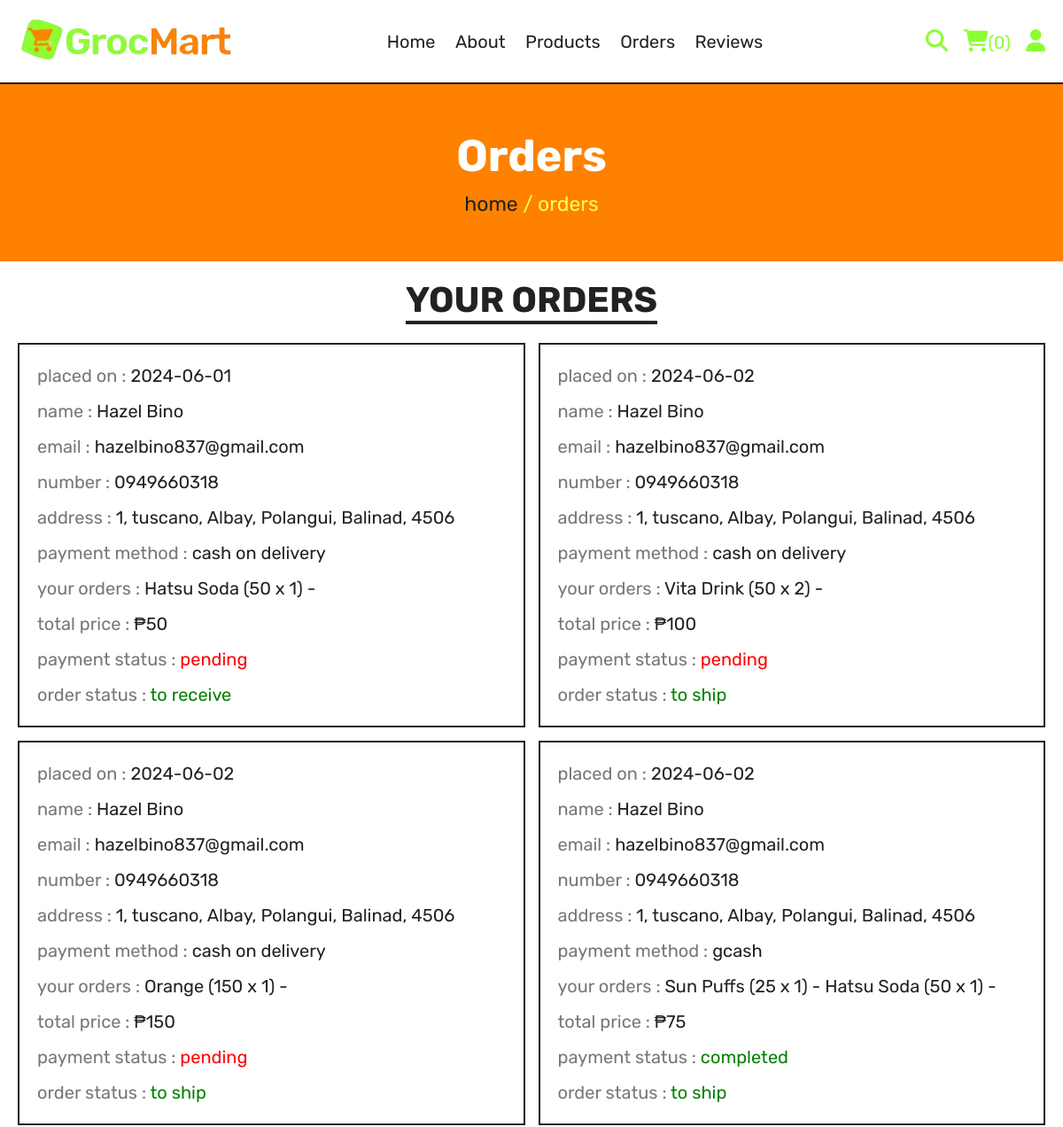
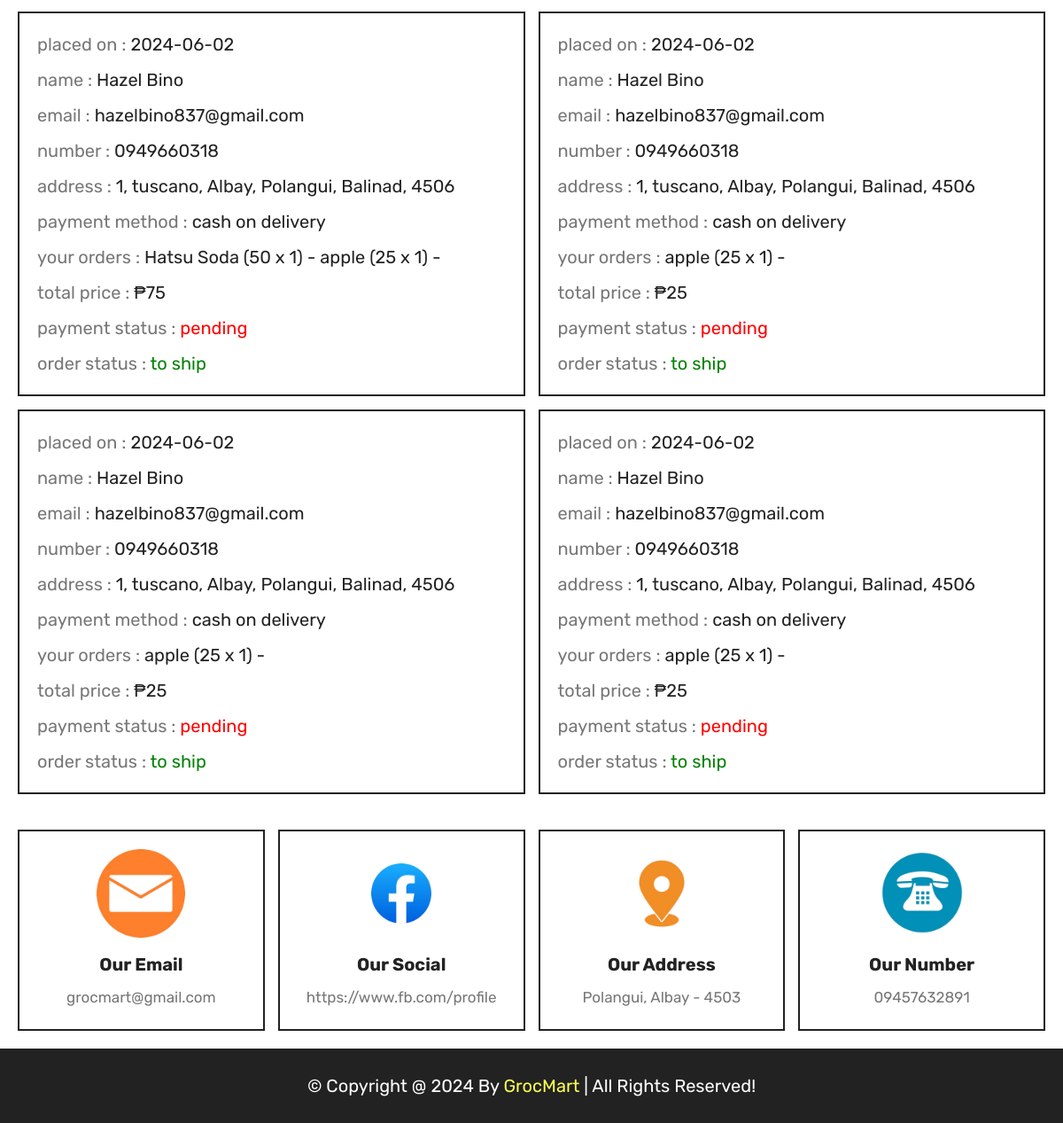
Screenshot of /orders.php (signed in) with the database file from the repository (2 pictures, top to bottom).
### tables this page shows
CREATE TABLE `orders` (
  `id` int(100) NOT NULL,
  `user_id` int(100) NOT NULL,
  `name` varchar(20) NOT NULL,
  `number` varchar(10) NOT NULL,
  `email` varchar(50) NOT NULL,
  `method` varchar(50) NOT NULL,
  `address` varchar(500) NOT NULL,
  `total_products` varchar(1000) NOT NULL,
  `total_price` int(100) NOT NULL,
  `placed_on` date NOT NULL DEFAULT current_timestamp(),
  `payment_status` varchar(20) NOT NULL DEFAULT 'pending',
  `reference_number` varchar(255) NOT NULL,
  `order_status` enum('to ship','to receive','delivered','cancelled') NOT NULL DEFAULT 'to ship',
  `account_number` int(20) NOT NULL,
  `account_name` varchar(50) NOT NULL,
  `amount_paid` int(50) NOT NULL
);

### orders.php (the view, shortened to what this page needs)
<?php
include 'components/connect.php';
if(isset($_SESSION['user_id'])){
   $user_id = $_SESSION['user_id'];
}else{
   $user_id = '';
   header('location:home.php');
};
?>
<!DOCTYPE html>
<html lang="en">
<head>
   <link rel="stylesheet" href="https://cdnjs.cloudflare.com/ajax/libs/font-awesome/6.1.1/css/all.min.css">
   <link rel="stylesheet" href="css/style.css">
</head>
<body>
<?php include 'components/user_header.php'; ?>
<div class="heading">
   <h3>orders</h3>
   <p><a href="html.php">home</a> <span> / orders</span></p>
</div>
<section class="orders">
   <h1 class="title">your orders</h1>
   <div class="box-container">
   <?php
      if($user_id == ''){
         echo '<p class="empty">please login to see your orders</p>';
      }else{
         $select_orders = $conn->prepare("SELECT * FROM `orders` WHERE user_id = ?");
         $select_orders->execute([$user_id]);
         if($select_orders->rowCount() > 0){
            while($fetch_orders = $select_orders->fetch(PDO::FETCH_ASSOC)){
   ?>
   <div class="box">
      <p>placed on : <span><?= $fetch_orders['placed_on']; ?></span></p>
      <p>name : <span><?= $fetch_orders['name']; ?></span></p>
      <p>email : <span><?= $fetch_orders['email']; ?></span></p>
      <p>number : <span><?= $fetch_orders['number']; ?></span></p>
      <p>address : <span><?= $fetch_orders['address']; ?></span></p>
      <p>payment method : <span><?= $fetch_orders['method']; ?></span></p>
      <p>your orders : <span><?= $fetch_orders['total_products']; ?></span></p>
      <p>total price : <span>₱<?= $fetch_orders['total_price']; ?></span></p>
      <p> payment status : <span style="color:<?php if($fetch_orders['payment_status'] == 'pending'){ echo 'red'; }else{ echo 'green'; }; ?>"><?= $fetch_orders['payment_status']; ?></span> </p>
      <p> order status : <span style="color:<?php if($fetch_orders['order_status'] == 'pending'){ echo 'red'; }else{ echo 'green'; }; ?>"><?= $fetch_orders['order_status']; ?></span> </p>
   </div>
   <?php
      }
      }else{
         echo '<p class="empty">no orders placed yet!</p>';
      }
      }
   ?>
   </div>
</section>
<?php include 'components/footer.php'; ?>
</body>
</html>

### css/style.css (style rules this page uses)
:root { --yellow:#fcff53; --red:#fe6b40; --white:#fff; --black:#222; --orange:#ff8100; --light-color:#777; --green:#8cfe34; --border:.2rem solid var(--black); }
* { font-family: 'Rubik', sans-serif; margin:0; padding:0; box-sizing: border-box; outline: none; border: none; text-decoration: none; }
html { font-size: 62.5%; overflow-x: hidden; scroll-behavior: smooth; stop-opacity: 7rem; }
section { margin:0 auto; max-width: 1200px; padding:2rem; }
.title { text-align: center; margin-bottom: 2.5rem; font-size: 4rem; color:var(--black); text-transform: uppercase; text-decoration: underline; text-underline-offset: 1rem; }
.heading { display: flex; align-items: center; justify-content: center; gap:1rem; flex-flow: column; background-color: var(--orange); min-height: 20rem; }
.heading h3 { font-size: 5rem; color:var(--white); text-transform: capitalize; }
.heading p { font-size: 2.3rem; color:var(--yellow); }
.heading p a { color:var(--black); }
.orders .box-container { display: flex; flex-wrap: wrap; gap:1.5rem; align-items: flex-start; }
.orders .box-container .box { padding:1rem 2rem; border:var(--border); flex:1 1 40rem; }
.orders .box-container .box p { line-height: 1.5; margin:1rem 0; font-size: 2rem; color:var(--light-color); }
.orders .box-container .box p span { color:var(--black); }

### rows the page displays
orders: placed_on "2024-06-01", name "Hazel Bino", email "hazelbino837@gmail.com", number "0949660318", address "1, tuscano, Albay, Polangui, Balinad, 4506", method "cash on delivery", total_products "Hatsu Soda (50 x 1) -", total_price "50", payment_status "pending", order_status "to receive"
orders: placed_on "2024-06-02", name "Hazel Bino", email "hazelbino837@gmail.com", number "0949660318", address "1, tuscano, Albay, Polangui, Balinad, 4506", method "cash on delivery", total_products "Vita Drink (50 x 2) -", total_price "100", payment_status "pending", order_status "to ship"
orders: placed_on "2024-06-02", name "Hazel Bino", email "hazelbino837@gmail.com", number "0949660318", address "1, tuscano, Albay, Polangui, Balinad, 4506", method "cash on delivery", total_products "Orange (150 x 1) -", total_price "150", payment_status "pending", order_status "to ship"
orders: placed_on "2024-06-02", name "Hazel Bino", email "hazelbino837@gmail.com", number "0949660318", address "1, tuscano, Albay, Polangui, Balinad, 4506", method "gcash", total_products "Sun Puffs (25 x 1) - Hatsu Soda (50 x 1) -", total_price "75", payment_status "completed", order_status "to ship"
orders: placed_on "2024-06-02", name "Hazel Bino", email "hazelbino837@gmail.com", number "0949660318", address "1, tuscano, Albay, Polangui, Balinad, 4506", method "cash on delivery", total_products "Hatsu Soda (50 x 1) - apple (25 x 1) -", total_price "75", payment_status "pending", order_status "to ship"
orders: placed_on "2024-06-02", name "Hazel Bino", email "hazelbino837@gmail.com", number "0949660318", address "1, tuscano, Albay, Polangui, Balinad, 4506", method "cash on delivery", total_products "apple (25 x 1) -", total_price "25", payment_status "pending", order_status "to ship"
orders: placed_on "2024-06-02", name "Hazel Bino", email "hazelbino837@gmail.com", number "0949660318", address "1, tuscano, Albay, Polangui, Balinad, 4506", method "cash on delivery", total_products "apple (25 x 1) -", total_price "25", payment_status "pending", order_status "to ship"
orders: placed_on "2024-06-02", name "Hazel Bino", email "hazelbino837@gmail.com", number "0949660318", address "1, tuscano, Albay, Polangui, Balinad, 4506", method "cash on delivery", total_products "apple (25 x 1) -", total_price "25", payment_status "pending", order_status "to ship"

### other values shown
$total_cart_items "0"
